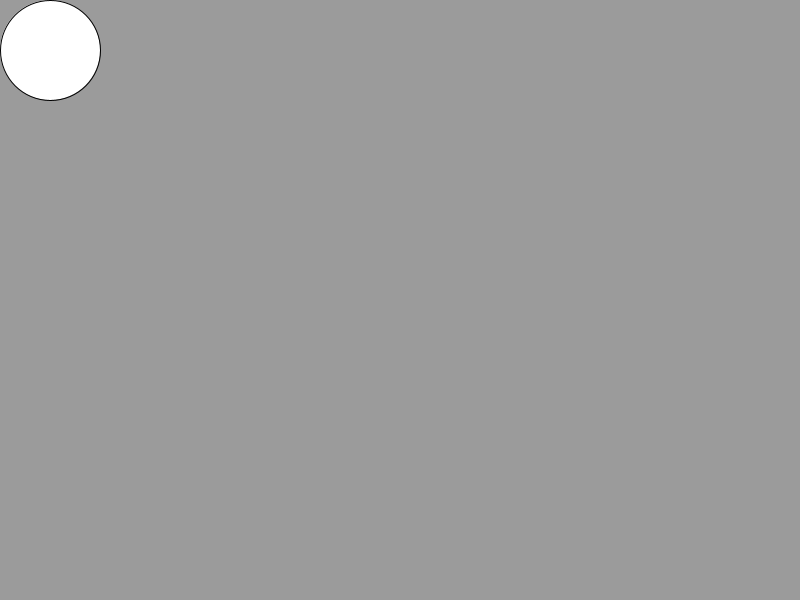
Frame 1 (no input)
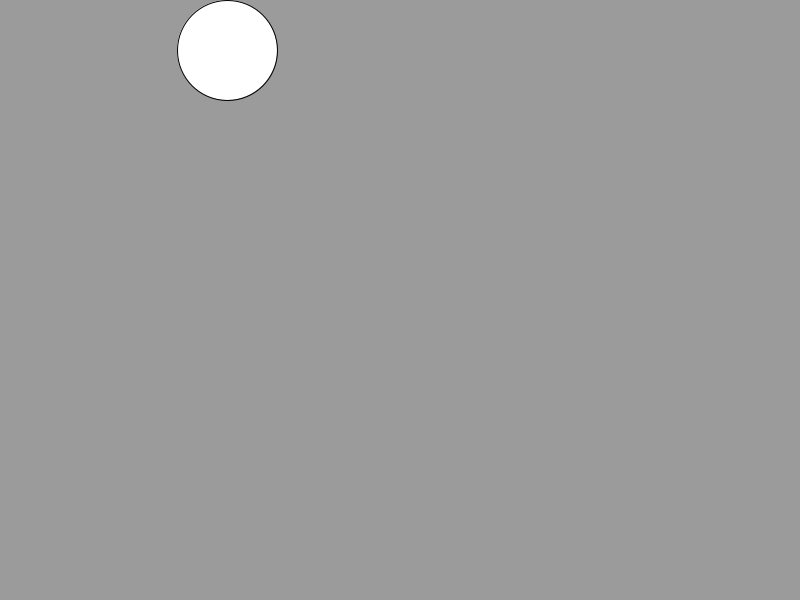
Frame 60 (the mouse pressed at the canvas centre just before this capture)
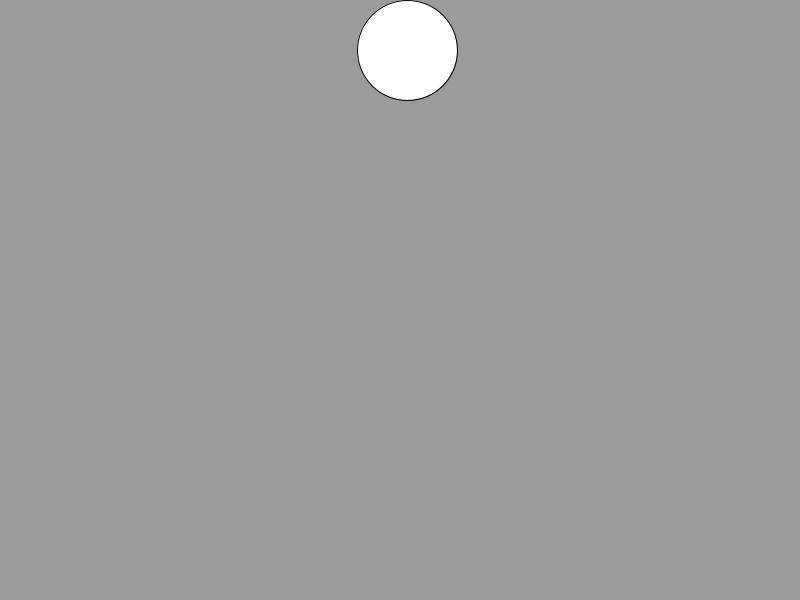
Frame 120 (the mouse held since frame 60 and released just before this capture)

The Processing sketch that drew these frames (run headless with seeded random() and noise(); from frame 60 on, the mouse is pressed at the canvas centre):

// Processing sketch: Border_Patrol
// ── Border_Patrol.pde
/*
  Name: Border Patrol
  Author: Rodrick Moore
  Date: 11/2/19
  Description: A circle starts at the upper left corner and moves 
  right along the edges of the window in a clockwise manner.  
  The circle stays on the screen at all times and the movement repeats. 
  The circle should be 100×100 px and should be 50 px from the edge of 
  the window.
*/
int circleY;
int circleX;
boolean right;
boolean left;
boolean up;
boolean down;

void setup()
{
  size(800,600);
  circleY = 50;
  circleX = 50;
  right = true;
  left = false;
  up = false;
  down = false;
}

void draw()
{
  background(155);
   ellipse(circleX,circleY,100,100); 
   
   if(right == true)
   {
     circleX = circleX + 3;
   }
   
   if(left == true)
   {
     circleX = circleX - 3;
   }
   
   if(up == true)
   {
     circleY = circleY - 3;
   }
   
   if(down == true)
   {
     circleY = circleY + 3;
   }
   
   if(circleX > width - 50)
   {
     circleX = 750;
     down = true;
     right = false;
   }
   else if(circleY > height - 50)
   {
     circleY = 550;
     left = true;
     down = false;
   }
   else if(circleX < 0 + 50)
   {
     circleX = 50;
     up = true;
     left = false;
   }
   else if (circleY < 0 + 50)
   {
     circleY = 50;
     right = true;
     up = false;
   } 
   
}
